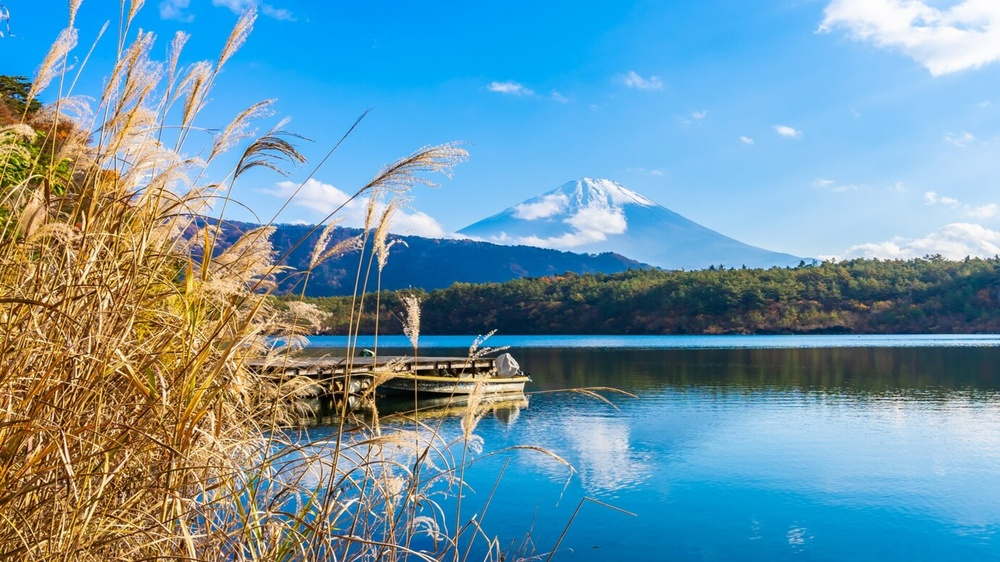
#> input picture data/backimage/sample.jpg, 1000 x 562 px, shrunk from 1920 x 1080 before the run
$ python -i bright_changer.py   (imports and definitions only)
#> lines starting #> are read from the running program, lines starting #| are printed output that depends on the picture
#> further down, picture is the input picture: shape (562, 1000, 3); mean B, G, R 169.5, 150.4, 108.7
import cv2
import numpy as np
import random


class BrightChanger:
    def __init__(self,min_rate=0.5,max_rate=1.0):
        self.min_rate = min_rate
        self.max_rate = max_rate
        self.bright_rate = 1.0

    def get_random_rate(self):
        # 0.5 ~ 1.0の範囲でランダムな明るさを設定
        return random.uniform(self.min_rate, self.max_rate)

    def change(self, image):
        self.bright_rate = self.get_random_rate()
        hsv = cv2.cvtColor(image, cv2.COLOR_BGR2HSV)
#> hsv: shape (562, 1000, 3); mean H, S, V 79.2, 139.8, 191.5
        h, s, v = cv2.split(hsv)
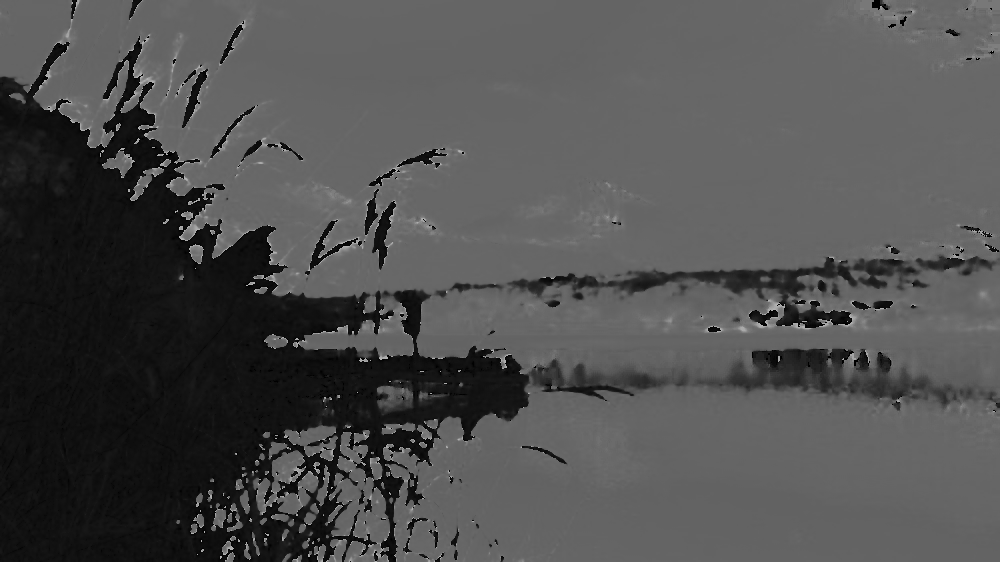
#> h: shape (562, 1000); min 0, max 179, mean 79.2
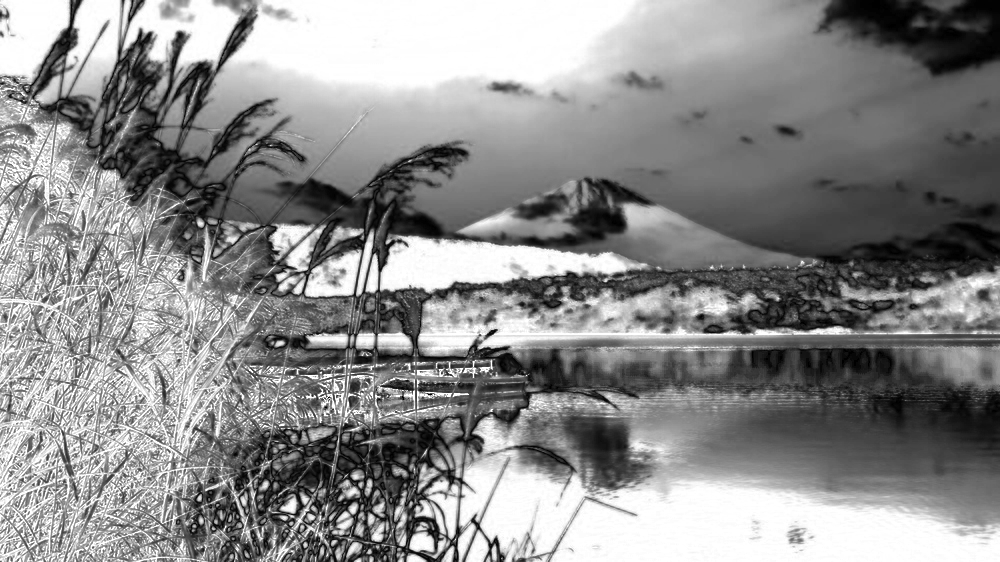
#> s: shape (562, 1000); min 0, max 255, mean 139.8
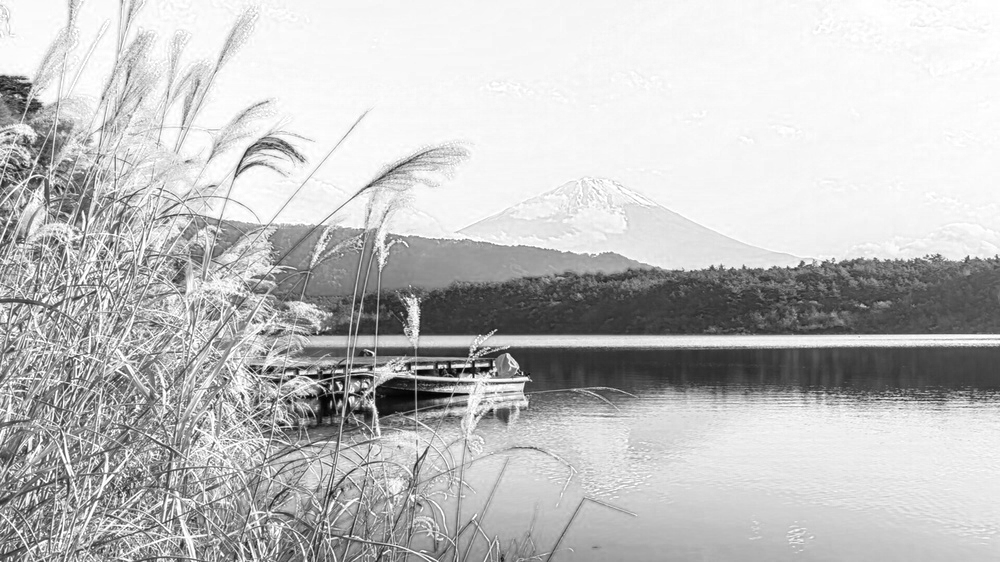
#> v: shape (562, 1000); min 1, max 255, mean 191.5
        v = np.clip(v * self.bright_rate, 0, 255).astype(np.uint8)
        hsv = cv2.merge((h, s, v))
#> hsv: shape (562, 1000, 3); mean H, S, V 79.2, 139.8, 176.1
        image = cv2.cvtColor(hsv, cv2.COLOR_HSV2BGR)
        return image

>>> import cv2
>>> picture = cv2.imread('../../data/backimage/sample.jpg')
>>> result = BrightChanger().change(picture)
